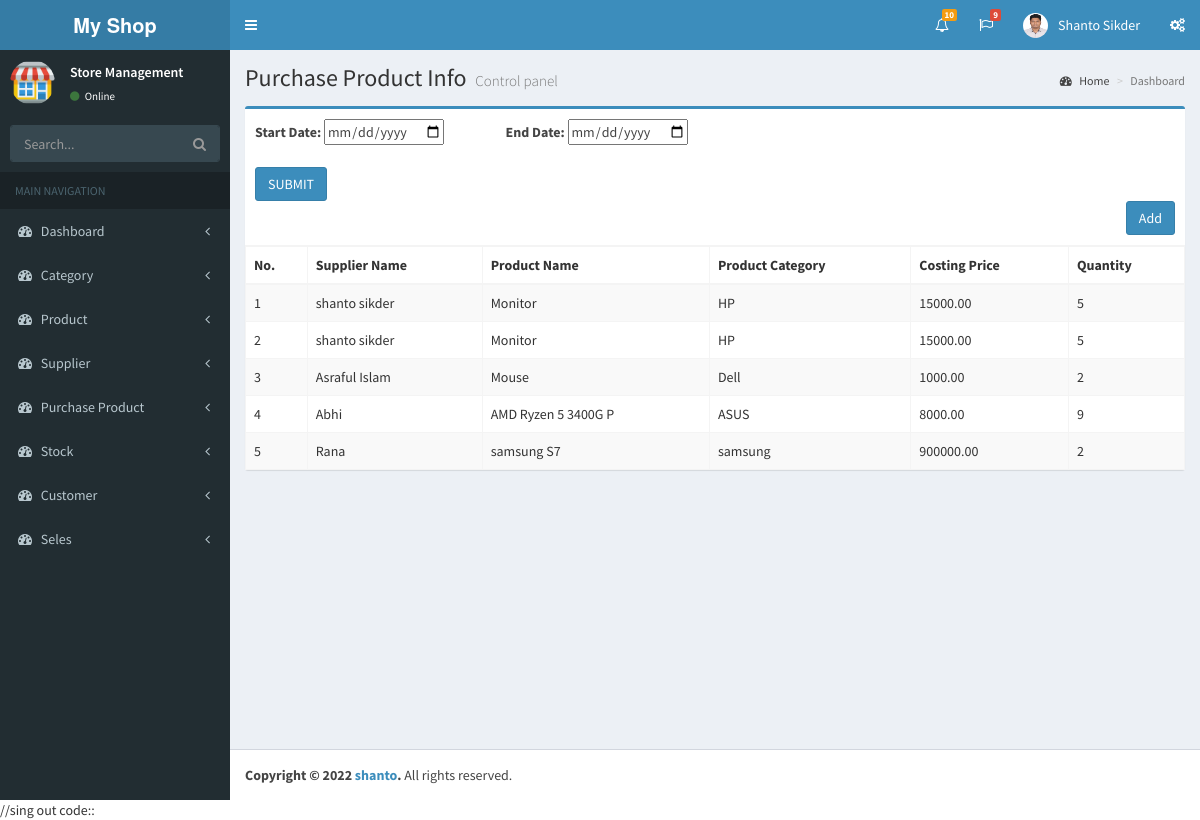
The app's page /purchase_product_info.php (signed in) with its own data.
### tables this page shows
CREATE TABLE `purchase` (
  `id` int(11) NOT NULL,
  `supplier_id` int(11) NOT NULL,
  `product_id` int(11) NOT NULL,
  `date` date NOT NULL,
  `cost_price` double(10,2) NOT NULL,
  `selling_price` double(10,2) NOT NULL,
  `quantity` int(11) NOT NULL,
  `category_id` int(11) NOT NULL
);

CREATE TABLE `supplier` (
  `id` int(11) NOT NULL,
  `name` varchar(50) NOT NULL,
  `phone` varchar(20) NOT NULL,
  `address` varchar(100) NOT NULL,
  `status` tinyint(4) NOT NULL
);

CREATE TABLE `product` (
  `id` int(11) NOT NULL,
  `name` varchar(20) NOT NULL,
  `category_id` int(11) NOT NULL,
  `description` varchar(100) NOT NULL,
  `status` tinyint(4) NOT NULL
);

CREATE TABLE `category` (
  `id` int(11) NOT NULL,
  `name` varchar(50) NOT NULL,
  `status` tinyint(4) NOT NULL
);

### purchase_product_info.php (the view, shortened to what this page needs)
<?php
include('php/db_config.php');
if($_SERVER['REQUEST_METHOD']=='get'){
    $sql = 'SELECT * FROM purchase WHERE date BETWEEN $_GET["start_date"]  AND $_GET["end_date"]';
    $data=$db->query($sql);
}else {
$sql= "SELECT * FROM purchase";
$data=$db->query($sql);
}
include('layout/header.php') ?>
<?php include('layout/sideber.php') ?>
<div class="content-wrapper">
    <section class="content-header">
        <h1>
           Purchase Product Info
            <small>Control panel</small>
        </h1>
        <ol class="breadcrumb">
            <li><a href="#"><i class="fa fa-dashboard"></i> Home</a></li>
            <li class="active">Dashboard</li>
        </ol>
    </section>
    <section class="content">
        <div class="row">
            <div class="col-md-12">
                <div class="box box-primary">
                    <div class="box-header with-border">
                        <form action="" method="get">
                            <label for="">Start Date: </label>
                            <input type="date" name="start_date"> &nbsp; &nbsp; &nbsp;&nbsp; &nbsp; &nbsp;&nbsp; &nbsp; &nbsp;&nbsp; &nbsp; &nbsp;
                            <label for="">End Date: </label>
                            <input type="date" name="end_date"><br><br>
                            <button class="btn btn-primary" type="submit" value="submit">SUBMIT</button>
                        </form>
                       <a class="btn btn-primary pull-right"href="purchase_product.php">Add</a>
                    </div>
                    <table class="table table-striped table-bordered">
                        <thead>
                            <tr>
                                <th>No. </th>
                                <th>Supplier Name </th>
                                <th>Product Name </th>
                                <th>Product Category </th>
                                <th>Costing Price </th>
                                <th>Quantity </th>
                            </tr>
                        </thead>
                        <tbody>
                            <?php while ($row = $data->fetch_object()) {  ?>
                                <tr>
                                    <td><?php echo $row->id; ?></td>
                                    <?php
                                    $productData = $db->query("SELECT * FROM supplier WHERE id = $row->supplier_id LIMIT 1");
                                    while ($prow = $productData->fetch_object()) {
                                    ?>
                                        <td><?php echo $prow->name; ?></td>
                                    <?php } ?>
                                    <?php
                                    $productData = $db->query("SELECT * FROM product WHERE id = $row->product_id LIMIT 1");
                                    while ($prow = $productData->fetch_object()) {
                                    ?>
                                        <td><?php echo $prow->name; ?></td>
                                    <?php } ?>
                                    <?php
                                    $productData = $db->query("SELECT * FROM category WHERE id = $row->category_id LIMIT 1");
                                    while ($prow = $productData->fetch_object()) {
                                    ?>
                                        <td><?php echo $prow->name; ?></td>
                                    <?php } ?>
                                    <td><?php echo $row->cost_price; ?></td>
                                    <td><?php echo $row->quantity; ?></td>
                                </tr>
                            <?php } ?>
                        </tbody>
                    </table>
                </div>
            </div>
        </div>
    </section>
</div>
<?php include('layout/footer.php'); ?>

### records on screen
purchase: id "1", cost_price "15000.00", quantity "5"
supplier: name "shanto sikder"
product: name "Monitor"
category: name "HP"
purchase: id "2", cost_price "15000.00", quantity "5"
purchase: id "3", cost_price "1000.00", quantity "2"
supplier: name "Asraful Islam"
product: name "Mouse"
category: name "Dell"
purchase: id "4", cost_price "8000.00", quantity "9"
supplier: name "Abhi"
product: name "AMD Ryzen 5 3400G P"
category: name "ASUS"
purchase: id "5", cost_price "900000.00", quantity "2"
supplier: name "Rana"
product: name "samsung S7"
category: name "samsung"
